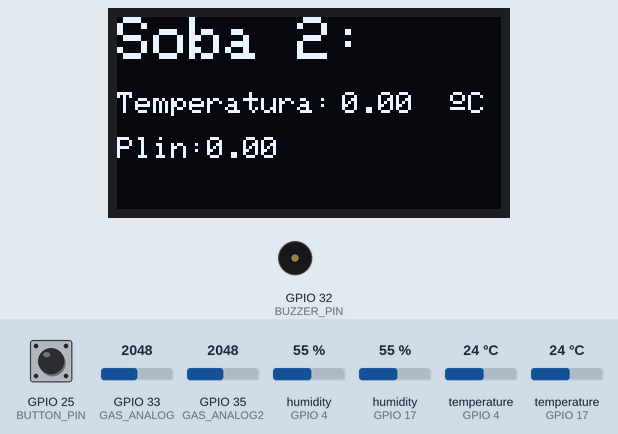
A program run on a simulated ESP32. On the bench: 128×64 one-colour display, buzzer (waves = sounding). The inputs (shaded band) are chosen by the test bench; at power-on: GPIO 25 (BUTTON_PIN) LOW, temperature (sensors on GPIO 4, GPIO 17) 24 °C, GPIO 33 (GAS_ANALOG) = 2048, GPIO 35 (GAS_ANALOG2) = 2048, humidity (sensors on GPIO 4, GPIO 17) 55 %. WiFi joins after 1.5 s; servers stay silent unless stated; random numbers use the default seed unless the program sets one; no MQTT or app messages arrive unless stated; what the program prints to the serial monitor is not drawn.

Above: at 5.7 s.
5.8 s: GPIO 25 (BUTTON_PIN) pulled HIGH for 0.15 s
At 7.3 s:
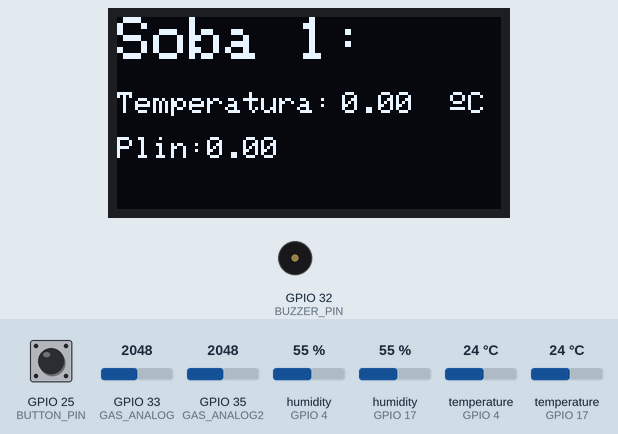
19.6 s: temperature (sensor on GPIO 4) set to 12 °C
33.6 s: GPIO 33 (GAS_ANALOG) set to 2866
At 37.3 s:
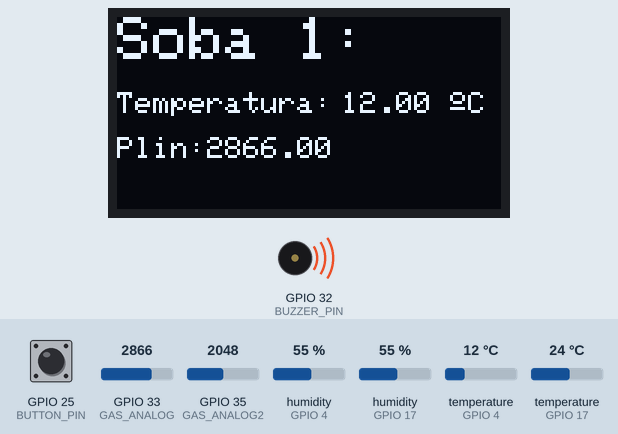
37.7 s: GPIO 25 (BUTTON_PIN) pulled HIGH for 1 s
At 38.4 s:
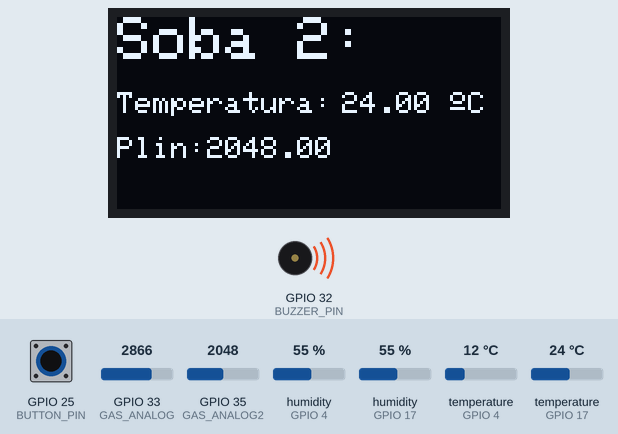
40.2 s: temperature (sensor on GPIO 17) set to 12 °C
At 55.0 s:
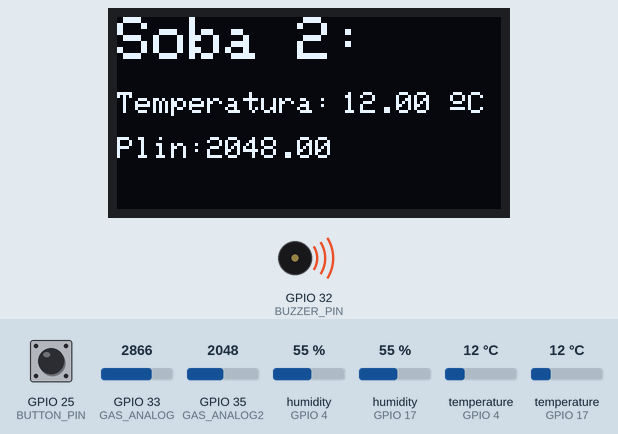
Timing chart, 0 to 55.2 s (numbered marks = the images above; inputs shaded):
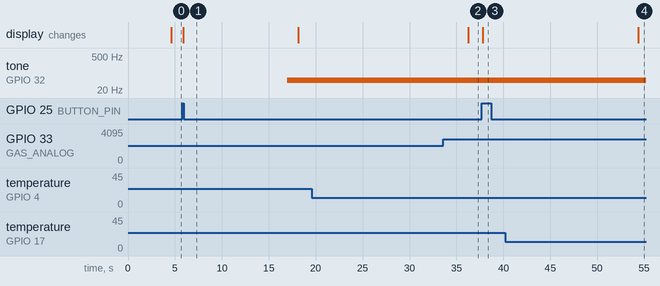

Measured:
- after the input at 19.6 s, every drawn part: stays the same
- after the input at 37.7 s, the display: changes after 0.10 s (image 3)
- after the input at 40.2 s, the display: changes after 14.2 s (image 4)

The program:

main.cpp
```cpp
#include <Arduino.h>
#include <PubSubClient.h>
#include <WiFi.h>
#include "DHT.h"
#include <Adafruit_GFX.h>
#include <Adafruit_SSD1306.h>
#include <Adafruit_Sensor.h>

#define DHTPIN 4
#define DHTPIN2 17
#define DHTTYPE DHT11
#define BUZZER_PIN 32
#define SCREEN_WIDTH 128
#define SCREEN_HEIGHT 64
#define GAS_ANALOG 33
#define GAS_ANALOG2 35
#define BUTTON_PIN 25

int channel = 0, resolution = 8, freq = 100;

int buttonState;
int lastButtonState = LOW;
int mode = 1;

unsigned long lastDebounceTime = 0;
unsigned long debounceDelay = 50;

float t, t2;
int gassensorAnalog, gassensorAnalog2;
float gassensorAnalogArit = 0, gassensorAnalogArit2 = 0;
int i = 0, j = 0;

DHT dht(DHTPIN, DHTTYPE);
DHT dht2(DHTPIN2, DHTTYPE);
Adafruit_SSD1306 display(SCREEN_WIDTH, SCREEN_HEIGHT, &Wire, -1);

char ssid[] = ""; // Change this to your network SSID (name).
char pass[] = ""; // Change this to your network password.
const char *server = "mqtt.thingspeak.com";
char mqttUserName[] = ""; // Use any name.
char mqttPass[] = "";     // Change to your MQTT API key from Account > MyProfile.
long writeChannelID = 0;
char writeAPIKey[] = "";

WiFiClient client;               // Initialize the Wi-Fi client library.
PubSubClient mqttClient(client); // Initialize the PuBSubClient library.

int fieldsToPublish[4] = {1, 1, 1, 1}; // Change to allow multiple fields.
float dataToPublish[4];                // Holds your field data.

unsigned long lastConnectionTime = 0;
const unsigned long postingInterval = 16000;

void spremanjeMjerenja();

// Generate a unique client ID and connect to MQTT broker.
void mqttConnect();

// Publish messages to a channel feed.
void mqttPublish(long pubChannelID, char *pubWriteAPIKey, float dataArray[], int fieldArray[]);

// Connect to a given Wi-Fi SSID
void connectWifi();

// Build a random client ID for MQTT connection.
void getID(char clientID[], int idLength);

void buzzerConditions();

void oled();

void oled2();

void setup()
{

    Serial.begin(9600);
    Serial.println("Start");
    if (!display.begin(SSD1306_SWITCHCAPVCC, 0x3C))
    {
        Serial.println(F("SSD1306 allocation failed"));
        for (;;)
            ;
    }
    delay(2000);
    display.clearDisplay();
    display.setTextColor(WHITE);
    pinMode(BUTTON_PIN, INPUT);

    dht.begin();
    dht2.begin();
    connectWifi();                      // Connect to Wi-Fi network.
    mqttClient.setServer(server, 1883); // Set the MQTT broker details.
}

void loop()
{

    if (WiFi.status() != WL_CONNECTED)
    {
        connectWifi();
    }

    if (!mqttClient.connected())
    {
        mqttConnect(); // Connect if MQTT client is not connected.
    }

    mqttClient.loop(); // Call the loop to maintain connection to the server.

    int reading = digitalRead(BUTTON_PIN);

    if (reading != lastButtonState)
    {
        // reset the debouncing timer
        lastDebounceTime = millis();
    }

    if ((millis() - lastDebounceTime) > debounceDelay)
    {

        if (reading != buttonState)
        {
            buttonState = reading;

            if (buttonState == HIGH)
            { //Change room on oled
                mode = ++mode % 2;
            }
        }
    }
    switch (mode + 1)
    {
    case 1:
        oled();
        break;

    case 2:
        oled2();
        break;
    }

    lastButtonState = reading;
    if (millis() - lastConnectionTime > postingInterval)
    {
        //dataToPublish[0]=random(100);

        spremanjeMjerenja();
        delay(1100); // Wait for ThingSpeak to publish.
        mqttPublish(writeChannelID, writeAPIKey, dataToPublish, fieldsToPublish);
    }
}

/**
 * Publish to a channel
 *   pubChannelID - Channel to publish to.
 *   pubWriteAPIKey - Write API key for the channel to publish to.
 *   dataArray - Binary array indicating which fields to publish to, starting with field 1.
 *   fieldArray - Array of values to publish, starting with field 1.
 */
void mqttPublish(long pubChannelID, char *pubWriteAPIKey, float dataArray[], int fieldArray[])
{
    int index = 0;
    String dataString = "";
    while (index < 4)
    {
        if (fieldArray[index] > 0)
        {
            dataString += "&field" + String(index + 1) + "=" + String(dataArray[index]);
        }
        index++;
    }

    Serial.println(dataString);

    String topicString = "channels/" + String(pubChannelID) + "/publish/" + String(pubWriteAPIKey);
    mqttClient.publish(topicString.c_str(), dataString.c_str());
    Serial.println("Published to channel " + String(pubChannelID));
    lastConnectionTime = millis();
}

void connectWifi()
{
    while (WiFi.status() != WL_CONNECTED)
    {
        WiFi.begin(ssid, pass);
        delay(2500);
        Serial.println("Connecting to Wi-Fi");
    }
    Serial.println("Connected");
}

void mqttConnect()
{
    char clientID[9];

    // Loop until connected.
    while (!mqttClient.connected())
    {

        getID(clientID, 8);

        // Connect to the MQTT broker.
        Serial.print("Attempting MQTT connection...");
        if (mqttClient.connect(clientID, mqttUserName, mqttPass))
        {
            Serial.println("Connected with Client ID:  " + String(clientID) + " User " + String(mqttUserName) + " Pwd " + String(mqttPass));
        }
        else
        {
            Serial.print("failed, rc = ");
            // See https://pubsubclient.knolleary.net/api.html#state for the failure code explanation. ;
            Serial.print(mqttClient.state());
            Serial.println(" Will try again in 5 seconds");
            delay(5000);
        }
    }
}

/**
 * Build a random client ID.
 *   clientID - Character array for output
 *   idLength - Length of clientID (actual length is one character longer for NULL)
 */
void getID(char clientID[], int idLength)
{
    static const char alphanum[] = "0123456789"
                                   "ABCDEFGHIJKLMNOPQRSTUVWXYZ"
                                   "abcdefghijklmnopqrstuvwxyz"; // For random generation of the client ID.

    // Generate client ID.
    for (int i = 0; i < idLength; i++)
    {
        clientID[i] = alphanum[random(51)];
    }
    clientID[idLength] = '\0';
}

void spremanjeMjerenja()
{
    t = dht.readTemperature();
    t2 = dht2.readTemperature();
    gassensorAnalog = analogRead(GAS_ANALOG);
    gassensorAnalog2 = analogRead(GAS_ANALOG2);
    gassensorAnalogArit = 0;
    gassensorAnalogArit2 = 0;
    i = 0;
    j = 0;
    gassensorAnalog = 0;
    gassensorAnalog2 = 0;

    for (i = 0; i < 4000; i++) // Dobivanje aritmeticke sredine 4000 uzoraka za sto tocnije mjerenje koncentracije plina
    {
        gassensorAnalog += analogRead(GAS_ANALOG);
    };

    gassensorAnalogArit = gassensorAnalog / 4000;

    for (j = 0; j < 4000; j++)
    {
        gassensorAnalog2 += analogRead(GAS_ANALOG2);
    };

    gassensorAnalogArit2 = gassensorAnalog2 / 4000;

    dataToPublish[0] = t;
    dataToPublish[1] = t2;
    dataToPublish[2] = gassensorAnalogArit;
    dataToPublish[3] = gassensorAnalogArit2;

    buzzerConditions();

    Serial.print(F("  Temperature dht: "));
    Serial.print(t);
    Serial.print(F("  Temperature dht2: "));
    Serial.print(t2);
    Serial.print(F("   Gas Sensor: "));
    Serial.print(gassensorAnalogArit);
    Serial.print("     ");
    Serial.print(F("   Gas Sensor2: "));
    Serial.print(gassensorAnalogArit2);
    Serial.print("     ");
}

void buzzerConditions()
{
    if (t > 35 || gassensorAnalogArit > 400 || t2 > 35 || gassensorAnalogArit2 > 400)
    {
        ledcSetup(channel, freq, resolution);
        ledcAttachPin(BUZZER_PIN, channel);
        ledcWriteTone(channel, 50);
    }

    else
        ledcDetachPin(BUZZER_PIN);
}

void oled()
{
    display.clearDisplay();
    display.setTextSize(2);
    display.setCursor(0, 0);
    display.print("Soba 1:");
    display.setTextSize(1);
    display.setCursor(0, 25);
    display.print("Temperatura: ");
    display.setCursor(75, 25);
    display.print(t);
    display.setCursor(111, 25);
    display.cp437(true);
    display.write(167);
    display.print("C");
    display.setCursor(0, 40);
    display.print("Plin: ");
    display.setCursor(30, 40);
    display.print(gassensorAnalogArit);
    display.display();
}

void oled2()
{
    display.clearDisplay();
    display.setTextSize(2);
    display.setCursor(0, 0);
    display.print("Soba 2:");
    display.setTextSize(1);
    display.setCursor(0, 25);
    display.print("Temperatura: ");
    display.setCursor(75, 25);
    display.print(t2);
    display.setCursor(111, 25);
    display.cp437(true);
    display.write(167);
    display.print("C");
    display.setCursor(0, 40);
    display.print("Plin: ");
    display.setCursor(30, 40);
    display.print(gassensorAnalogArit2);
    display.display();
}
```
